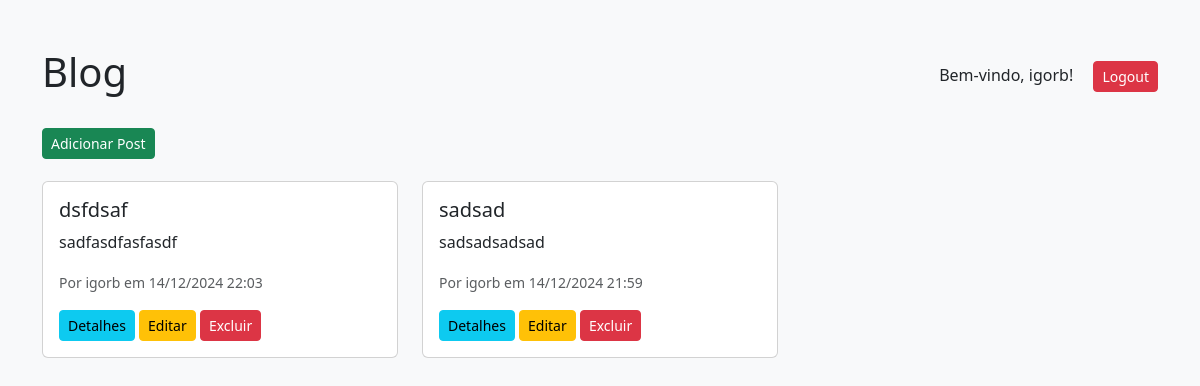
The page /post_list/ (signed in) on the database as committed earlier.
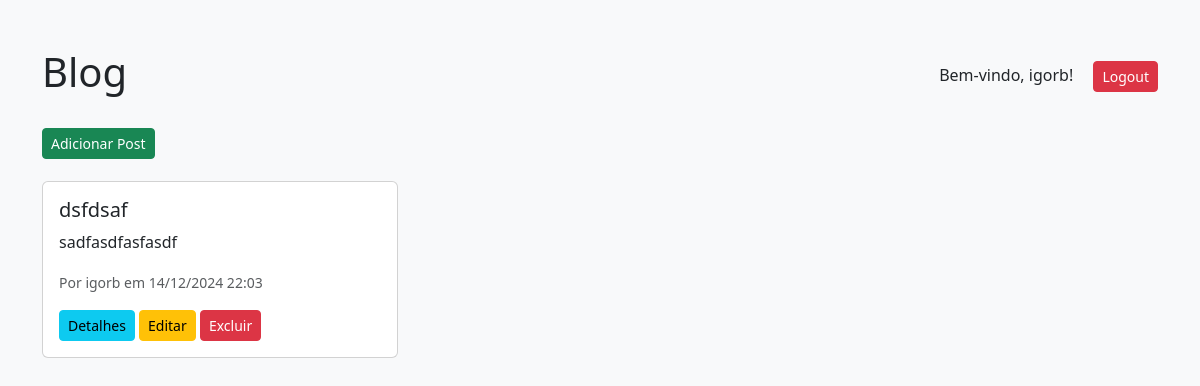
The same page on the database as committed later.
### blog/models.py (models this page shows, shortened)
class Post(models.Model):
    title = models.CharField(max_length=200)
    content = models.TextField()
    author = models.ForeignKey(User, on_delete=models.CASCADE)
    created_at = models.DateTimeField(default=timezone.now)
    updated_at = models.DateTimeField(auto_now=True)

### blog/views.py (the view)
# urls.py: path('post_list/', views.post_list, name='post_list'),
def post_list(request):
    posts = Post.objects.all().order_by('-created_at')
    return render(request, 'blog/post_list.html', {'posts': posts})

### blog/templates/blog/post_list.html (shortened to what this page needs)
{% load static %}
<!DOCTYPE html>
<html>
<head>
    <link rel="stylesheet" href="{% static 'css/post_list.css' %}?v=1" />
    <link href="https://cdn.jsdelivr.net/npm/bootstrap@5.3.0-alpha1/dist/css/bootstrap.min.css" rel="stylesheet">
</head>
<body class="bg-light">
    <div class="container mt-5">
        <div class="d-flex justify-content-between align-items-center mb-4">
            <div class="title">
                <h1>Blog</h1>
            </div>
                {% if user.is_authenticated %}
            <div class="menu">
                <span>Bem-vindo, {{ user.username }}!</span>
                <a href="{% url 'logout' %}" class="btn btn-danger btn-sm ms-3">Logout</a>
            </div>
                {% else %}
                    <a href="{% url 'login' %}" class="btn btn-primary btn-sm">Login</a>
                {% endif %}
        </div>
        {% if user.is_authenticated %}
        <div class="add_post">
            <a href="{% url 'post_new' %}" class="btn btn-success btn-sm me-4">Adicionar Post</a>
        </div>
            {% else %}
                <a href="{% url 'login' %}" class="btn btn-primary btn-sm">Login</a>
                <a href="{% url 'registro' %}" class="btn btn-secondary btn-sm ms-2">Registrar</a>
            {% endif %}
        {% if posts %}
            <div class="row">
                {% for post in posts %}
                    <div class="col-md-4 mb-4">
                        <div class="card">
                            <div class="card-body">
                                <h5 class="card-title">{{ post.title }}</h5>
                                <p class="card-text">{{ post.content|truncatewords:20 }}</p>
                                <small class="text-muted">Por {{ post.author }} em {{ post.created_at|date:"d/m/Y H:i" }}</small>
                                <div class="mt-3">
                                    <a href="{% url 'post_detail' post.pk %}" class="btn btn-sm btn-info">Detalhes</a>
                                    {% if user.is_authenticated %}
                                        <a href="{% url 'post_edit' post.pk %}" class="btn btn-sm btn-warning">Editar</a>
                                        <a href="{% url 'post_delete' post.pk %}" class="btn btn-sm btn-danger">Excluir</a>
                                    {% endif %}
                                </div>
                            </div>
                        </div>
                    </div>
                {% endfor %}
            </div>
        {% else %}
            <p class="text-center">Nenhuma postagem encontrada.</p>
        {% endif %}
    </div>
</body>
</html>

Rows that differ between the two databases and show on the page:
removed Post: title "sadsad", content "sadsadsadsad", author "igorb", created_at "14/12/2024 21:59"
